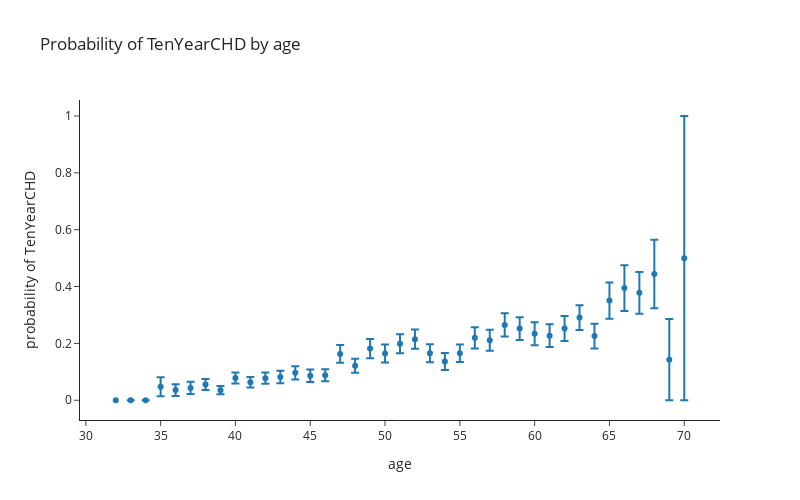

Notebook code for this chart:
### Markdown cell above
Since the "age" feature is *discretized continuous* (allowing only for whole numbers), we can easily group the same values together and calculate the probability of 10-year coronary heart disease.

### Code cell
px.scatter(
    df.groupby('age')[target].mean(),
    error_y=df.groupby('age')[target].sem(),
    width=800, height=500,
    labels={"value": f"probability of {target}"},
    template='simple_white',
    title=f'Probability of {target} by age',
).update_layout(
    showlegend=False
)

### Figure 1 — Plotly figure (JSON) as saved in the notebook; plotly's stock layout.template omitted (floating-point values rounded to 4 significant figures)
{"data": [{"error_y": {"array": [NaN, 0.0, 0.0, 0.03326, 0.02037, 0.02138, 0.01916, 0.01428, 0.01952, 0.0185, 0.02002, 0.0218, 0.02298, 0.02214, 0.02105, 0.03123, 0.0249, 0.0337, 0.03143, 0.03313, 0.03376, 0.03163, 0.02998, 0.03097, 0.03747, 0.03696, 0.04097, 0.03997, 0.04038, 0.04014, 0.04389, 0.0435, 0.04359, 0.06377, 0.08036, 0.07309, 0.1205, 0.1429, 0.5]}, "hovertemplate": "variable=TenYearCHD<br>age=%{x}<br>probability of TenYearCHD=%{y}<extra></extra>", "legendgroup": "TenYearCHD", "marker": {"color": "#1F77B4", "symbol": "circle"}, "mode": "markers", "name": "TenYearCHD", "orientation": "v", "showlegend": true, "type": "scatter", "x": [32, 33, 34, 35, 36, 37, 38, 39, 40, 41, 42, 43, 44, 45, 46, 47, 48, 49, 50, 51, 52, 53, 54, 55, 56, 57, 58, 59, 60, 61, 62, 63, 64, 65, 66, 67, 68, 69, 70], "xaxis": "x", "y": [0.0, 0.0, 0.0, 0.04762, 0.03571, 0.04348, 0.05556, 0.0355, 0.07853, 0.06322, 0.07778, 0.08176, 0.09639, 0.08642, 0.08791, 0.1631, 0.1214, 0.1818, 0.1643, 0.1986, 0.2148, 0.1655, 0.1364, 0.1655, 0.2195, 0.2114, 0.265, 0.2521, 0.2342, 0.2273, 0.2525, 0.2909, 0.2258, 0.3509, 0.3947, 0.3778, 0.4444, 0.1429, 0.5], "yaxis": "y"}], "layout": {"height": 500, "legend": {"title": {"text": "variable"}, "tracegroupgap": 0}, "showlegend": false, "title": {"text": "Probability of TenYearCHD by age"}, "width": 800, "xaxis": {"anchor": "y", "domain": [0, 1], "title": {"text": "age"}}, "yaxis": {"anchor": "x", "domain": [0, 1], "title": {"text": "probability of TenYearCHD"}}}}
